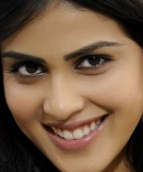
%> input picture Face-Detection-MachineLearning/train/woman/face_1005.jpg, 143 x 172 px; its folder holds 4 pictures in this run
$ octave fitur_hog.m   (GNU Octave 9; MATLAB toolbox functions it lacks are replaced by stand-ins)
%> lines starting %> are read from the running program, lines starting %| are printed output that depends on the picture
### Face-Detection-MachineLearning/hog_feature_vector.m
function [feature] = hog_feature_vector(im)

% The given code finds the HOG feature vector for any given image. HOG
% feature vector/descriptor can then be used for detection of any
% particular object. The Matlab code provides the exact implementation of
% the formation of HOG feature vector as detailed in the paper "Pedestrian
% detection using HOG" by Dalal and Triggs

% INPUT => im (input image)
% OUTPUT => HOG feature vector for that particular image

% Example: Running the code
% >>> im = imread('cameraman.tif');
% >>> hog = hog_feature_vector (im);


% Convert RGB iamge to grayscale
%if size(im,3)==3
%    im=rgb2gray(im);
%end
im=double(im);
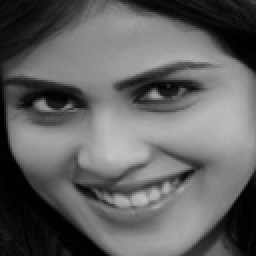
%> im: size 128x128 double (shown 2 times larger); min 0, max 197, mean 97.5

rows=size(im,1);
%> rows = 128
cols=size(im,2);
%> cols = 128
Ix=im; %Basic Matrix assignment
Iy=im; %Basic Matrix assignment

% Gradients in X and Y direction. Iy is the gradient in X direction and Iy
% is the gradient in Y direction
for i=1:rows-2
    Iy(i,:)=(im(i,:)-im(i+2,:));
end
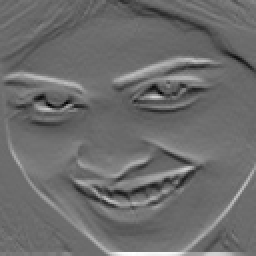
%> Iy: size 128x128 double (shown 2 times larger); min -111, max 150, mean 0.5; drawn with min black and max white
for i=1:cols-2
    Ix(:,i)=(im(:,i)-im(:,i+2));
end
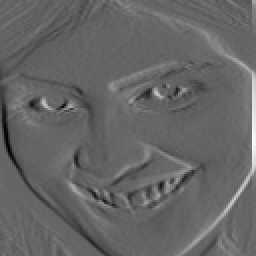
%> Ix: size 128x128 double (shown 2 times larger); min -105, max 158, mean 0.2; drawn with min black and max white

gauss=fspecial('gaussian',8); %% Initialized a gaussian filter with sigma=0.5 * block width.

angle=atand(Ix./Iy); % Matrix containing the angles of each edge gradient
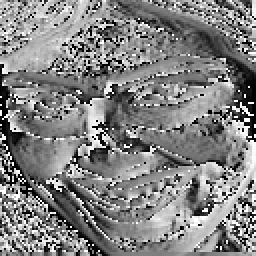
%> angle: size 128x128 double (shown 2 times larger); 1.04% of the values are NaN or infinite; the others: min -90, max 90, mean 3.14; drawn with min black, max white, NaN and infinite black
angle=imadd(angle,90); %Angles in range (0,180)
magnitude=sqrt(Ix.^2 + Iy.^2);
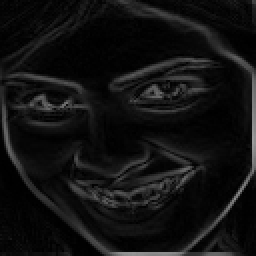
%> magnitude: size 128x128 double (shown 2 times larger); min 0, max 158.2, mean 17.8

% figure,imshow(uint8(angle));
% figure,imshow(uint8(magnitude));

% Remove redundant pixels in an image.
angle(isnan(angle))=0;
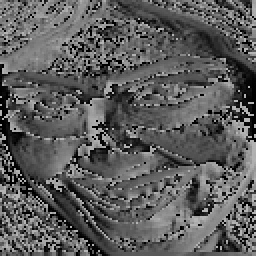
%> angle: size 128x128 double (shown 2 times larger); min 0, max 180, mean 92.2
magnitude(isnan(magnitude))=0;

feature=[]; %initialized the feature vector

% Iterations for Blocks
for i = 0: rows/8 - 2
    for j= 0: cols/8 -2
        %disp([i,j])

        mag_patch = magnitude(8*i+1 : 8*i+16 , 8*j+1 : 8*j+16);
        %mag_patch = imfilter(mag_patch,gauss);
        ang_patch = angle(8*i+1 : 8*i+16 , 8*j+1 : 8*j+16);

        block_feature=[];

        %Iterations for cells in a block
        for x= 0:1
            for y= 0:1
                angleA =ang_patch(8*x+1:8*x+8, 8*y+1:8*y+8);
                magA   =mag_patch(8*x+1:8*x+8, 8*y+1:8*y+8);
                histr  =zeros(1,9);

                %Iterations for pixels in one cell
                for p=1:8
                    for q=1:8
%
                        alpha= angleA(p,q);

                        % Binning Process (Bi-Linear Interpolation)
                        if alpha>10 && alpha<=30
                            histr(1)=histr(1)+ magA(p,q)*(30-alpha)/20;
                            histr(2)=histr(2)+ magA(p,q)*(alpha-10)/20;
                        elseif alpha>30 && alpha<=50
                            histr(2)=histr(2)+ magA(p,q)*(50-alpha)/20;
                            histr(3)=histr(3)+ magA(p,q)*(alpha-30)/20;
                        elseif alpha>50 && alpha<=70
                            histr(3)=histr(3)+ magA(p,q)*(70-alpha)/20;
                            histr(4)=histr(4)+ magA(p,q)*(alpha-50)/20;
                        elseif alpha>70 && alpha<=90
                            histr(4)=histr(4)+ magA(p,q)*(90-alpha)/20;
                            histr(5)=histr(5)+ magA(p,q)*(alpha-70)/20;
                        elseif alpha>90 && alpha<=110
                            histr(5)=histr(5)+ magA(p,q)*(110-alpha)/20;
                            histr(6)=histr(6)+ magA(p,q)*(alpha-90)/20;
                        elseif alpha>110 && alpha<=130
                            histr(6)=histr(6)+ magA(p,q)*(130-alpha)/20;
                            histr(7)=histr(7)+ magA(p,q)*(alpha-110)/20;
                        elseif alpha>130 && alpha<=150
                            histr(7)=histr(7)+ magA(p,q)*(150-alpha)/20;
                            histr(8)=histr(8)+ magA(p,q)*(alpha-130)/20;
                        elseif alpha>150 && alpha<=170
                            histr(8)=histr(8)+ magA(p,q)*(170-alpha)/20;
                            histr(9)=histr(9)+ magA(p,q)*(alpha-150)/20;
                        elseif alpha>=0 && alpha<=10
                            histr(1)=histr(1)+ magA(p,q)*(alpha+10)/20;
                            histr(9)=histr(9)+ magA(p,q)*(10-alpha)/20;
                        elseif alpha>170 && alpha<=180
                            histr(9)=histr(9)+ magA(p,q)*(190-alpha)/20;
                            histr(1)=histr(1)+ magA(p,q)*(alpha-170)/20;
                        end


                    end
                end
                %bar(histr);
                %pause;
                block_feature=[block_feature histr]; % Concatenation of Four histograms to form one block feature

            end
        end

        % Normalize the values in the block using L1-Norm
        block_feature=block_feature/sqrt(norm(block_feature)^2+.01);

        feature=[feature block_feature]; %Features concatenation
        %bar(block_feature);
        %pause;
    end

end
%> after the loop, feature = 8100 values, max 0.926 at index 1751, min 0 at index 22, mean 0.0987; histr = [24.1 11.19 25.72 36.35 20.49 113.7 97.68 59.54 45.08]

feature(isnan(feature))=0; %Removing Infinitiy values

% Normalization of the feature vector using L2-Norm
feature=feature/sqrt(norm(feature)^2+.001);
%> feature = 8100 values, max 0.0617 at index 1751, min 0 at index 22, mean 0.00658
for z=1:length(feature)
    if feature(z)>0.2
         feature(z)=0.2;
    end
end
feature=feature/sqrt(norm(feature)^2+.001);

% toc;

### Face-Detection-MachineLearning/fitur_hog.m
nfiles=dir('C:\Users\FEDRO\Desktop\dataset1\train\woman\*.jpg');
n=max(size(nfiles));
feature_negatif=[];
for i=1:n
    currentfilename = nfiles(i).name;
    images{i} = imread(fullfile('C:\Users\FEDRO\Desktop\dataset1\train\woman\',currentfilename));
    images{i} = rgb2gray(images{i});
    images{i} = imresize(images{i},[128 128]);
    feature{i}=hog_feature_vector(images{i});
    feature_negatif=[feature_negatif; feature{i}];
%> feature_negatif has the same summary as feature in hog_feature_vector
end
%> pass 2 of the loop `for i=1:n`:
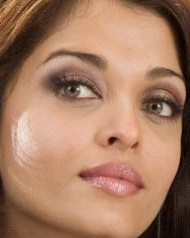
%> input picture Face-Detection-MachineLearning/train/woman/face_1042.jpg, 190 x 238 px
%> after the loop in hog_feature_vector (call 2), `for i=1:cols-2`:
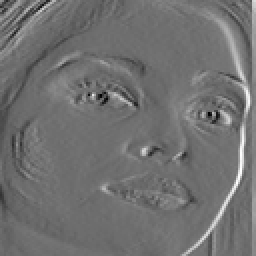
%> Ix: size 128x128 double (shown 2 times larger); min -115, max 147, mean 1.1; drawn with min black and max white
%> in hog_feature_vector (call 2), `angle(isnan(angle))=0;`:
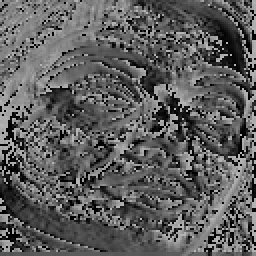
%> angle: size 128x128 double (shown 2 times larger); min 0, max 180, mean 93.3
%> after the loop in hog_feature_vector (call 2), `for i = 0: rows/8 - 2`: feature = 8100 values, max 0.858 at index 6947, min 0 at index 65, mean 0.104; histr = [173.9 34.08 48.67 97.25 70.91 33.55 123 48.68 188.9]
%> in hog_feature_vector (call 2), `feature=feature/sqrt(norm(feature)^2+.001);`: feature = 8100 values, max 0.0572 at index 6947, min 0 at index 65, mean 0.00694
%> pass 3 of the loop `for i=1:n`:
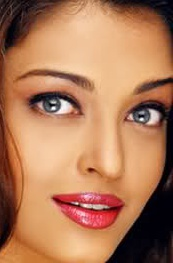
%> input picture Face-Detection-MachineLearning/train/woman/face_1053.jpg, 173 x 263 px
%> after the loop in hog_feature_vector (call 3), `for i=1:cols-2`:
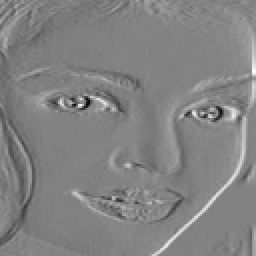
%> Ix: size 128x128 double (shown 2 times larger); min -154, max 148, mean 0.9; drawn with min black and max white
%> in hog_feature_vector (call 3), `angle(isnan(angle))=0;`:
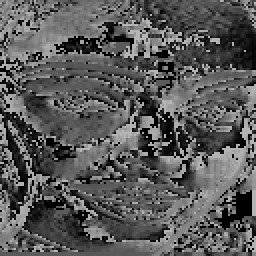
%> angle: size 128x128 double (shown 2 times larger); min 0, max 180, mean 88.9
%> after the loop in hog_feature_vector (call 3), `for i = 0: rows/8 - 2`: feature = 8100 values, max 0.972 at index 7459, min 0 at index 30, mean 0.0942; histr = [321.3 62.27 76.03 29.64 83.19 202.4 211 91.43 396.1]
%> in hog_feature_vector (call 3), `feature=feature/sqrt(norm(feature)^2+.001);`: feature = 8100 values, max 0.0648 at index 7459, min 0 at index 30, mean 0.00628
%> the loop made 4 passes; the first 3 are shown

nfiles=dir('C:\Users\FEDRO\Desktop\dataset1\train\man\*.jpg');
n=max(size(nfiles));
%> n = 1
feature_positif=[];
for i=1:n
%> (the run ends here)
